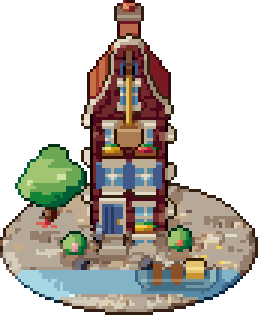
#> input picture ios/BuyHouse/Resources/png/house_lakevilla.png, 86 x 105 px, given as the content of the folder ../../ios/BuyHouse/Resources/png/house_lakevilla.png, which was not available (shown 3 times larger)
$ python grid.py ../../ios/BuyHouse/Resources/png/house_lakevilla.png ../../ios/BuyHouse/Resources/png/house_luxury.png 5
#> lines starting #> are read from the running program, lines starting #| are printed output that depends on the picture
import sys, os, glob, re
from PIL import Image, ImageDraw, ImageFont

def load_font(size=10):
#> called with size = 10
    for p in (r'C:\Windows\Fonts\consola.ttf', r'C:\Windows\Fonts\arial.ttf'):
        try:
            return ImageFont.truetype(p, size)
        except Exception:
            pass
    return ImageFont.load_default()

def grid(tile_dir, out, scale=4, cols=12, pad=2, label_h=12):
    files = sorted(glob.glob(os.path.join(tile_dir, '*.png')))
    files = [f for f in files if re.search(r'tile_\d+\.png$', f)] or files
    font = load_font(10)
    cell = 16 * scale + pad * 2
    rows = (len(files) + cols - 1) // cols
    W = cols * cell
    H = rows * (cell + label_h)
    sheet = Image.new('RGB', (W, H), (38, 38, 44))
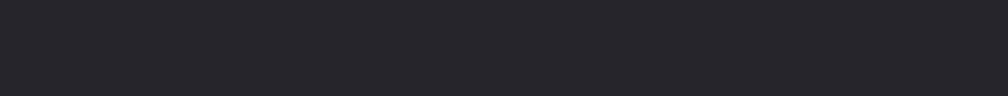
#> sheet: PIL image 1008x96 RGB; mean R, G, B 38, 38, 44
    d = ImageDraw.Draw(sheet)
    for i, f in enumerate(files):
        r, c = divmod(i, cols)
        x = c * cell + pad
        y = r * (cell + label_h) + pad
        im = Image.open(f).convert('RGBA')
#> im is the input picture: PIL image 86x105 RGBA; mean R, G, B, A 68.3, 63.4, 56, 131.7
        im = im.resize((im.width * scale, im.height * scale), Image.NEAREST)
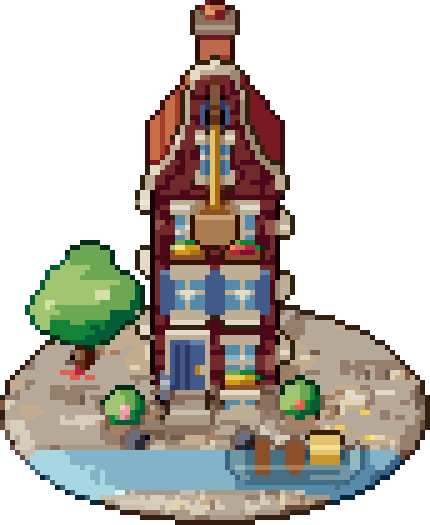
#> im: PIL image 430x525 RGBA; mean R, G, B, A 68.3, 63.4, 56, 131.7; transparent parts drawn white
        # 棋盘
        for yy in range(y, y + cell - pad * 2, 8):
            for xx in range(x, x + cell - pad * 2, 8):
                if (xx // 8 + yy // 8) % 2 == 0:
                    d.rectangle([xx, yy, xx + 7, yy + 7], fill=(58, 58, 66))
        sheet.paste(im, (x, y), im)
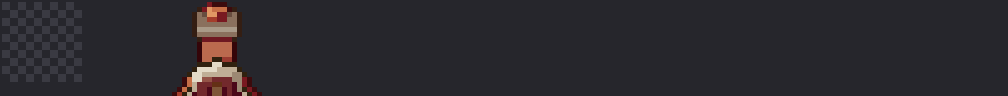
#> sheet: PIL image 1008x96 RGB; mean R, G, B 43.1, 40.8, 45.9
        num = re.search(r'(\d+)', os.path.basename(f))
#> (the run stopped early here; a loop or call above may not have finished)
